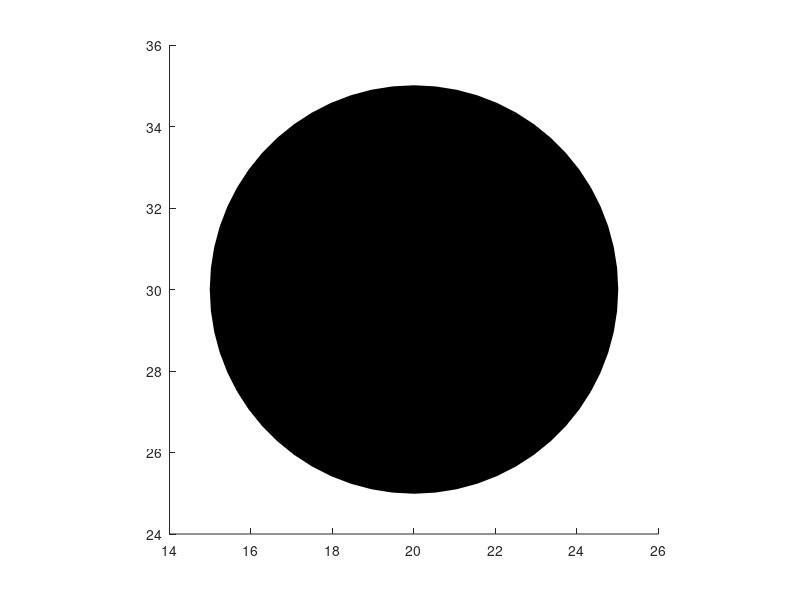

Source code (MATLAB):
radius = 5; 
centerX = 20;
centerY = 30;
rectangle('Position',[centerX - radius, centerY - radius, radius*2, radius*2],...
    'Curvature',[1,1],...
    'FaceColor','k');
axis square;
